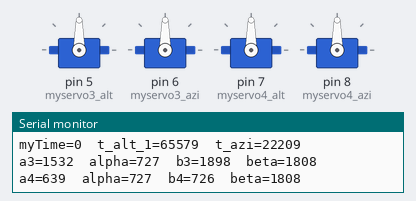
Bench run of a sketch on a simulated Arduino Uno, built with avr-gcc and run on an emulated ATmega328P. On the bench: 4 × servo, the last lines printed to the serial monitor.

Above: at 0.1 s.
At 24.2 s:
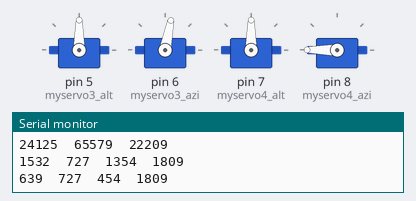
At 66.2 s:
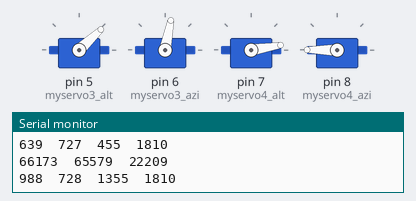
Timing chart, 0 to 67.7 s (numbered marks = the images above):
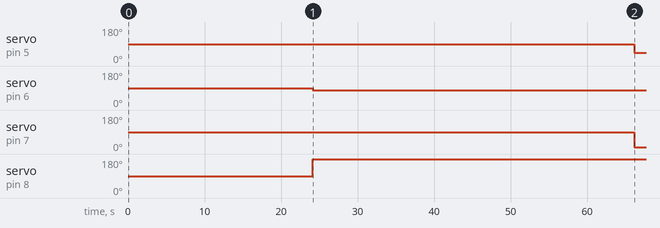

The sketch:

SolarStill_test4.ino
```cpp
#include <Servo.h>
#include <math.h>

/*
 * Instruction: enter the SR, SS, SN time and present time(2 min ahead of starting) then at exact present time click the reset button
 * Link for solar information:(1) https://www.esrl.noaa.gov/gmd/grad/solcalc/ ****use this one
                              (2) https://www.esrl.noaa.gov/gmd/grad/solcalc/azel.html
                              (3) https://www.timeanddate.com/sun/usa/las-cruces
 * Las Cruces Coorinate: 32.3199° N, 106.7637° W
 * Azimuth and Elevation - an angular coordinate system for locating positions in the sky. Azimuth is measured clockwise from true north
   to the point on the horizon directly below the object. Elevation is measured vertically from that point on the horizon up to the object.
 * for our setup and code, azimuthal angle (beta) should be greater than 90 degree when you start the exp.

  */

//made mistake converting from degree to arduino angle.. check it.
    /*May 3 2021*/
//------you need to enter these from link (1)--------
  int SRh=6;  //sun rise time in hours
  int SRm=18; //sun rise time in minutes
  int SSh=19; //sun set time in hours
  int SSm=49; //sun set time in minutes
  int PTh=9;  //present time in hours
  int PTm=45; //present time in minutes
  int SNh=13; //solar noon in hours
  int SNm=3; //solar noon in minutes
  double SNa_d=73.63; //solar noon angle (in degree)
  double alpha_0_d=-0.56; //altutude/elevation angle (in degree) at sun rise
  double alpha_L_d=5.24; //altutude/elevation angle (in degree) at sun set
  double beta_0_d=70.56; //azimuth angle (in degree) at sun rise
  double beta_L_d=289.61; //azimuth angle (in degree) at sun set
  double h=23.625; //height(in inch) of convex mirror focal point from the origin(centre point of the base on which these mirror units are intalled)
//----------------------------------------------------

//-----------calculation for useful parameters----------------
       /*544 corespond to 0 degree angle/ 2394 correspond to 180 degree angle*/
  int SNa= 544 +SNa_d*((2394-544)/180); //solar noon angle (for arduino)
  int alpha_0= 544 +alpha_0_d*((2394-544)/180); //altutude/elevation angle (for arduino) at sun rise
  int alpha_L= 544 +alpha_L_d*((2394-544)/180); //altutude/elevation angle (for arduino) at sun set
  int beta_0= 544 +beta_0_d*((2394-544)/180); //azimuth angle (for arduino) at sun rise
  int beta_L= 544 +beta_L_d*((2394-544)/180); //azimuth angle (for arduino) at sun set
  unsigned long t_alt_1= ((SSh - SRh)*60 +(SSm - SRm))*60000/(SNa-alpha_0); //time for altitude (in ms) before solar noon
  //unsigned long t_alt_1=10;
  unsigned long t_alt_2= ((SSh - SRh)*60 +(SSm - SRm))*60000/(SNa-alpha_L); //time for altitude (in ms) after solar noon
  //unsigned long t_alt_2=10;
  unsigned long t_azi= ((SSh - SRh)*60 +(SSm - SRm))*60000/(beta_L-beta_0); //time for azimuth (in ms)
  //unsigned long t_azi=10;
  unsigned long t_sn= ((SNh-PTh)*60 +(SNm-PTm))*60000; //time difference between solar noon and present time (in ms)
  //unsigned long t_sn= 10000;
  unsigned long alpha= alpha_0 +((PTh-SRh)*60 +(PTm-SRm))*60000/t_alt_1; //initial angle of altitude when you start the exp.
  //int alpha=544;
  unsigned long beta= beta_0 +((PTh-SRh)*60 +(PTm-SRm))*60000/t_azi; //initial angle of azimuth when you start the exp.
  //int beta=1024;
//-------------------------------------------------------------

//------to intiate the void loop-----------
  unsigned long last_seen_alt; //for altitude angle
  unsigned long last_seen_azi; //for azimuthal angle
  unsigned long myTime;
//-----------------------------------------

//-----------UNIT#3------- ------
  double x3= 18.75; //x position (in inch) of unit#3
  int y3=0; //y position (in inch) of unit#3
  double d3=sqrt(x3*x3+y3*y3); //distance (in inch) of unit#3 from origin(centre point of the base on which these mirror units are intalled)
  double theta3_d= atan(h/d3); //angle in degree
  int theta3= 544 +theta3_d*((2394-544)/180); //angle for arduino
  int a3= 544 +(90*((2394-544)/180) -((theta3-alpha)/2)); //intial angle for altitude adjustment (for arduino)
  int b3= 544 +45*((2394-544)/180) +(beta/2); //intial angle for azimuthal adjustment (for arduino)

  Servo myservo3_alt; //create servo object to control a servo for altitude adjustment
  Servo myservo3_azi; //create servo object to control a servo for azimuthal adjustment
//-------------------------------

//------------UNIT#4-------------
  double x4= 18.75; //x position (in inch) of unit#3
  int y4=0; //y position (in inch) of unit#3
  double d4=sqrt(x4*x4+y4*y4); //distance (in inch) of unit#3 from origin(centre point of the base on which these mirror units are intalled)
  double theta4_d= atan(h/d4); //angle in degree
  int theta4= 544 +theta4_d*((2394-544)/180); //angle for arduino
  int a4= (alpha+theta4)/2; //intial angle for altitude adjustment (for arduino)
  int b4= 544 +(beta-(544+90*((2394-544)/180)))/2; //intial angle for azimuthal adjustment (for arduino)

  Servo myservo4_alt; //create servo object to control a servo for altitude adjustment
  Servo myservo4_azi; //create servo object to control a servo for azimuthal adjustment
//-------------------------------

// twelve servo objects can be created on most boards


void setup()
{
    Serial.begin(9600);
    Serial.print("myTime=");
    Serial.print(myTime);
    Serial.print("\t");
    Serial.print("t_alt_1=");
    Serial.print(t_alt_1);
    Serial.print("\t");
    Serial.print("t_azi=");
    Serial.print(t_azi);
    Serial.print("\n");


    Serial.print("a3=");
    Serial.print(a3);
    Serial.print("\t");
    Serial.print("alpha=");
    Serial.print(alpha);
    Serial.print("\t");
    Serial.print("b3=");
    Serial.print(b3);
    Serial.print("\t");
    Serial.print("beta=");
    Serial.println(beta);

    Serial.print("a4=");
    Serial.print(a4);
    Serial.print("\t");
    Serial.print("alpha=");
    Serial.print(alpha);
    Serial.print("\t");
    Serial.print("b4=");
    Serial.print(b4);
    Serial.print("\t");
    Serial.print("beta=");
    Serial.println(beta);

//---------------UNIT#3--------------------
  myservo3_alt.attach(5); //attaches the 'altitude adjustment servo' of unit#3 on pin 5 to the servo object
  myservo3_azi.attach(6); //attaches the 'azimuthal adjustment servo' of unit#3 on pin 6 to the servo object
//-----------------------------------------

//---------------UNIT#4--------------------
  myservo4_alt.attach(7); //attaches the 'altitude adjustment servo' of unit#3 on pin 7 to the servo object
  myservo4_azi.attach(8); //attaches the 'azimuthal adjustment servo' of unit#3 on pin 8 to the servo object
//-----------------------------------------


}

void loop()
  {
    myTime= millis();

//---------------UNIT#1--------------------


//-----------------------------------------

//---------------UNIT#2--------------------


//-----------------------------------------

//---------------UNIT#3--------------------
      if(myTime < t_sn && (myTime-last_seen_alt) > t_alt_1)
         {
          alpha++;
          a3= 90*((2394-544)/180) -((theta3-alpha)/2); //intial angle for altitude adjustment (for arduino)
          a4= (alpha+theta4)/2; //intial angle for altitude adjustment (for arduino)
          myservo3_alt.write(a3);
          myservo4_alt.write(a4);
          last_seen_alt = myTime;
         }
      if (myTime > t_sn && (myTime-last_seen_alt) > t_alt_2)
         {
          alpha--;
          a3= 90*((2394-544)/180) -((theta3-alpha)/2); //intial angle for altitude adjustment (for arduino)
          a4= (alpha+theta4)/2; //intial angle for altitude adjustment (for arduino)
          myservo3_alt.write(a3);
          myservo4_alt.write(a4);
          last_seen_alt = myTime;
         }
      if( (myTime-last_seen_azi) > t_azi)
        {
         beta++;
         b3= 45*((2394-544)/180) +(beta/2); //intial angle for azimuthal adjustment (for arduino)
         b4= (beta-90*((2394-544)/180))/2; //intial angle for azimuthal adjustment (for arduino)
         myservo3_azi.write(b3);
         myservo4_azi.write(b4);
         last_seen_azi = myTime;
        }
//-----------------------------------------
/*
//---------------UNIT#4--------------------
if(myTime < t_sn && (myTime-last_seen_alt) > t_alt_1)
         {
          alpha++;
          a4= (alpha+theta4)/2; //intial angle for altitude adjustment (for arduino)
          myservo4_alt.write(a4);
          last_seen_alt = myTime;
         }
      if (myTime > t_sn && (myTime-last_seen_alt) > t_alt_2)
         {
          alpha--;
          a4= (alpha+theta4)/2; //intial angle for altitude adjustment (for arduino)
          myservo4_alt.write(a4);
          last_seen_alt = myTime;
         }
      if( (myTime-last_seen_azi) > t_azi)
        {
         beta++;
         b4= (beta-90*((2394-544)/180)/2); //intial angle for azimuthal adjustment (for arduino)
         myservo4_azi.write(b4);
         last_seen_azi = myTime;
        }
//-----------------------------------------
*/

    Serial.print(myTime);
    Serial.print("\t");
    Serial.print(t_alt_1);
    Serial.print("\t");
    Serial.println(t_azi);


    Serial.print(a3);
    Serial.print("\t");
    Serial.print(alpha);
    Serial.print("\t");
    Serial.print(b3);
    Serial.print("\t");
    Serial.println(beta);

    Serial.print(a4);
    Serial.print("\t");
    Serial.print(alpha);
    Serial.print("\t");
    Serial.print(b4);
    Serial.print("\t");
    Serial.println(beta);
    Serial.print("\n");

    delay(2000);
  }
```

Measured:
- by itself, servo on pin 5 (myservo3_alt): 90° → 43° at 66.2 s
- by itself, servo on pin 6 (myservo3_azi): 90° → 79° at 24.1 s
- by itself, servo on pin 7 (myservo4_alt): 90° → 9° at 66.2 s
- by itself, servo on pin 8 (myservo4_azi): 90° → 180° at 24.1 s
